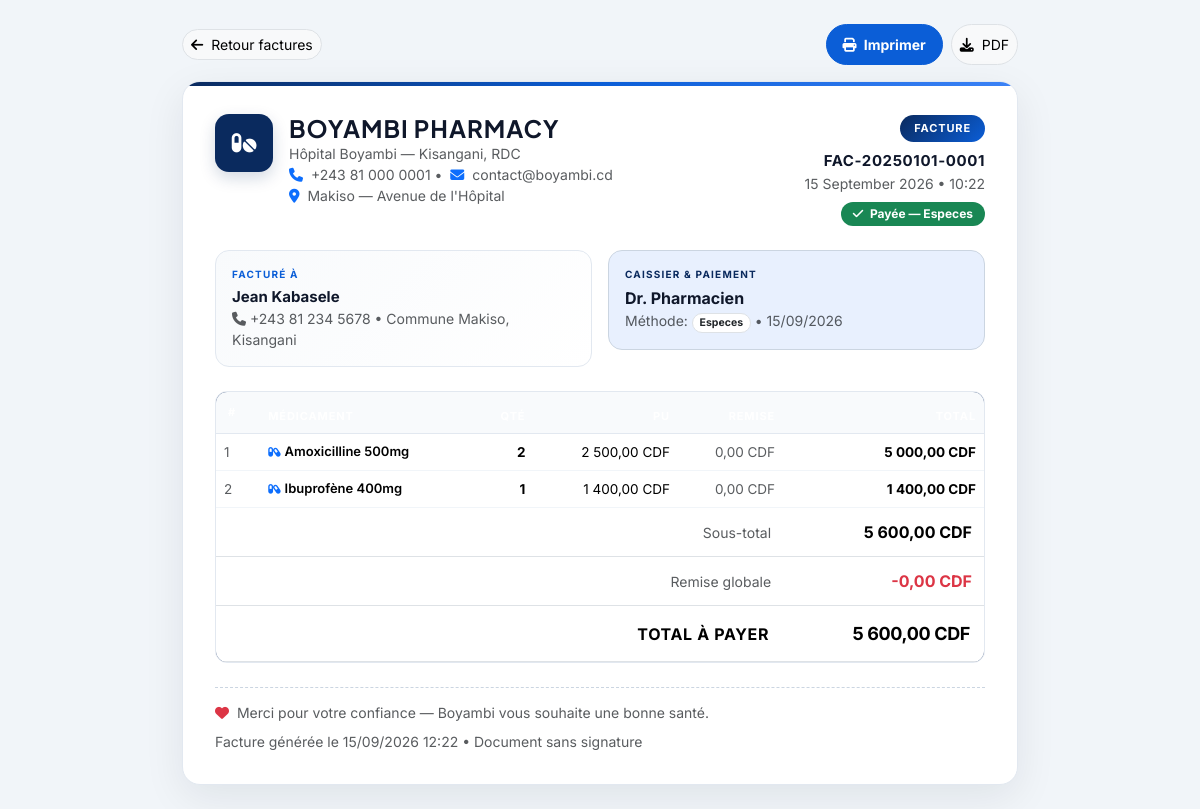
Page /invoice.php?num=FAC-20250101-0001 (signed in) on the committed database.
### tables this page shows
CREATE TABLE sales (
  id INT AUTO_INCREMENT PRIMARY KEY,
  invoice_number VARCHAR(30) NOT NULL UNIQUE,
  customer_id INT NULL,
  user_id INT NULL,
  subtotal DECIMAL(12,2) NOT NULL DEFAULT 0,
  discount DECIMAL(12,2) NOT NULL DEFAULT 0,
  total DECIMAL(12,2) NOT NULL DEFAULT 0,
  payment_method ENUM('especes','mobile_money','carte','credit') DEFAULT 'especes',
  status ENUM('completed','cancelled') DEFAULT 'completed',
  created_at TIMESTAMP DEFAULT CURRENT_TIMESTAMP,
  FOREIGN KEY (customer_id) REFERENCES customers(id) ON DELETE SET NULL,
  FOREIGN KEY (user_id) REFERENCES users(id) ON DELETE SET NULL,
  INDEX idx_sales_date (created_at)
);

CREATE TABLE customers (
  id INT AUTO_INCREMENT PRIMARY KEY,
  full_name VARCHAR(150) NOT NULL,
  gender ENUM('M','F','Autre') DEFAULT 'M',
  phone VARCHAR(30) NULL,
  address VARCHAR(255) NULL,
  created_at TIMESTAMP DEFAULT CURRENT_TIMESTAMP
);

CREATE TABLE users (
  id INT AUTO_INCREMENT PRIMARY KEY,
  name VARCHAR(120) NOT NULL,
  email VARCHAR(150) NOT NULL UNIQUE,
  password VARCHAR(255) NOT NULL,
  role ENUM('admin','pharmacien','caissier','gestionnaire_stock') NOT NULL DEFAULT 'pharmacien',
  avatar VARCHAR(255) NULL,
  is_active TINYINT(1) DEFAULT 1,
  created_at TIMESTAMP DEFAULT CURRENT_TIMESTAMP,
  updated_at TIMESTAMP DEFAULT CURRENT_TIMESTAMP ON UPDATE CURRENT_TIMESTAMP
);

CREATE TABLE sale_items (
  id INT AUTO_INCREMENT PRIMARY KEY,
  sale_id INT NOT NULL,
  medicine_id INT NOT NULL,
  quantity INT NOT NULL,
  unit_price DECIMAL(12,2) NOT NULL,
  discount DECIMAL(12,2) DEFAULT 0,
  subtotal DECIMAL(12,2) NOT NULL,
  FOREIGN KEY (sale_id) REFERENCES sales(id) ON DELETE CASCADE,
  FOREIGN KEY (medicine_id) REFERENCES medicines(id) ON DELETE RESTRICT
);

CREATE TABLE medicines (
  id INT AUTO_INCREMENT PRIMARY KEY,
  code VARCHAR(30) NOT NULL UNIQUE,
  name VARCHAR(150) NOT NULL,
  category_id INT NULL,
  description TEXT NULL,
  dosage VARCHAR(100) NULL,
  form VARCHAR(80) NULL,
  laboratory VARCHAR(120) NULL,
  purchase_price DECIMAL(12,2) NOT NULL DEFAULT 0,
  sale_price DECIMAL(12,2) NOT NULL DEFAULT 0,
  quantity INT NOT NULL DEFAULT 0,
  alert_threshold INT NOT NULL DEFAULT 10,
  manufacture_date DATE NULL,
  expiry_date DATE NULL,
  location VARCHAR(100) NULL,
  supplier_id INT NULL,
  status ENUM('available','low','out','expired','archived') DEFAULT 'available',
  created_at TIMESTAMP DEFAULT CURRENT_TIMESTAMP,
  updated_at TIMESTAMP DEFAULT CURRENT_TIMESTAMP ON UPDATE CURRENT_TIMESTAMP,
  FOREIGN KEY (category_id) REFERENCES categories(id) ON DELETE SET NULL,
  FOREIGN KEY (supplier_id) REFERENCES suppliers(id) ON DELETE SET NULL,
  INDEX idx_med_name (name),
  INDEX idx_med_code (code),
  INDEX idx_med_expiry (expiry_date),
  INDEX idx_med_qty (quantity)
);

### config/config.php (called while the page is built, shortened)
<?php
function e($str){ return htmlspecialchars($str ?? '', ENT_QUOTES, 'UTF-8'); }
function money($n){ return number_format((float)$n, 2, ',', ' ') . ' CDF'; }

### invoice.php (the view, shortened to what this page needs)
<?php
require_once __DIR__.'/config/database.php';
$num=$_GET['num'] ?? '';
$stmt=$pdo->prepare("SELECT s.*, c.full_name, c.phone, c.address, u.name as cashier FROM sales s LEFT JOIN customers c ON c.id=s.customer_id LEFT JOIN users u ON u.id=s.user_id WHERE s.invoice_number=?");
$stmt->execute([$num]); $sale=$stmt->fetch();
$items=$pdo->prepare("SELECT si.*, m.name FROM sale_items si LEFT JOIN medicines m ON m.id=si.medicine_id WHERE si.sale_id=?");
$items->execute([$sale['id']]); $lines=$items->fetchAll();
?>
<!doctype html>
<html lang="fr">
<head>
<link href="https://cdn.jsdelivr.net/npm/bootstrap@5.3.3/dist/css/bootstrap.min.css" rel="stylesheet">
<link href="https://cdnjs.cloudflare.com/ajax/libs/font-awesome/6.5.0/css/all.min.css" rel="stylesheet">
<link href="assets/css/style.css" rel="stylesheet">
</head>
<body style="background:#f1f5f9">
<div class="container py-4" style="max-width:860px">
  <div class="d-flex justify-content-between align-items-center mb-3 no-print">
    <a href="invoices.php" class="btn btn-light border btn-sm" style="border-radius:999px"><i class="fa-solid fa-arrow-left me-1"></i> Retour factures</a>
    <div class="d-flex gap-2">
      <button onclick="window.print()" class="btn btn-primary btn-sm fw-bold" style="border-radius:999px"><i class="fa-solid fa-print me-1"></i> Imprimer</button>
      <button onclick="window.print()" class="btn btn-light border btn-sm" style="border-radius:999px"><i class="fa-solid fa-download me-1"></i> PDF</button>
    </div>
  </div>
  <div class="invoice-paper">
    <div class="d-flex justify-content-between align-items-start mb-4 flex-wrap gap-3">
      <div class="d-flex gap-3">
        <div style="width:58px;height:58px; background:var(--blue-dark); color:#fff; border-radius:14px; display:grid; place-items:center; font-size:22px; box-shadow:0 6px 16px rgba(10,42,94,.18)"><i class="fa-solid fa-pills"></i></div>
        <div>
          <h4 class="fw-bold mb-0" style="letter-spacing:.04em; font-family:'Plus Jakarta Sans',sans-serif">BOYAMBI PHARMACY</h4>
          <div class="small text-muted">Hôpital Boyambi — Kisangani, RDC</div>
          <div class="small text-muted"><i class="fa-solid fa-phone me-1 text-primary"></i> +243 81 000 0001 • <i class="fa-solid fa-envelope ms-1 text-primary me-1"></i> contact@boyambi.cd</div>
          <div class="small text-muted"><i class="fa-solid fa-location-dot me-1 text-primary"></i> Makiso — Avenue de l'Hôpital</div>
        </div>
      </div>
      <div class="text-end">
        <div class="badge" style="background:linear-gradient(135deg,#0a2a5e 0%, #0b5ed7 100%); color:#fff; border-radius:999px; padding:8px 14px; font-size:11px; letter-spacing:.08em">FACTURE</div>
        <div class="fw-bold mt-2" style="font-size:15px; letter-spacing:.04em"><?= e($sale['invoice_number']) ?></div>
        <div class="small text-muted"><?= date('d F Y • H:i', strtotime($sale['created_at'])) ?></div>
        <span class="badge bg-success mt-2" style="border-radius:999px; padding:6px 12px"><i class="fa-solid fa-check me-1"></i> Payée — <span class="text-capitalize"><?= e($sale['payment_method']) ?></span></span>
      </div>
    </div>
    <div class="row g-3 mb-4">
      <div class="col-md-6">
        <div class="p-3" style="background:linear-gradient(135deg,#f8fafc 0%, #fff 100%); border:1px solid #e2e8f0; border-radius:14px">
          <div class="small fw-bold" style="font-size:10px; letter-spacing:.12em; color:var(--blue)">FACTURÉ À</div>
          <div class="fw-bold mt-1" style="font-size:15px"><?= e($sale['full_name'] ?? 'Client comptoir') ?></div>
          <div class="small text-muted"><i class="fa-solid fa-phone me-1"></i><?= e($sale['phone'] ?? '—') ?> • <?= e($sale['address'] ?? '—') ?></div>
        </div>
      </div>
      <div class="col-md-6">
        <div class="p-3" style="background:#e8f0fe; border:1px solid #cbd5e1; border-radius:14px">
          <div class="small fw-bold" style="font-size:10px; letter-spacing:.12em; color:var(--blue-dark)">CAISSIER & PAIEMENT</div>
          <div class="fw-bold mt-1"><?= e($sale['cashier'] ?? '—') ?></div>
          <div class="small text-muted">Méthode: <span class="badge bg-white border text-dark text-capitalize" style="border-radius:999px"><?= e($sale['payment_method']) ?></span> • <?= date('d/m/Y', strtotime($sale['created_at'])) ?></div>
        </div>
      </div>
    </div>
    <div class="table-responsive" style="border:1px solid var(--gray-200); border-radius:12px; overflow:hidden">
      <table class="table mb-0">
        <thead><tr style="background:#0a2a5e; color:#fff"><th style="color:#fff; font-size:11px; padding:12px">#</th><th style="color:#fff; font-size:11px">Médicament</th><th class="text-end" style="color:#fff; font-size:11px">Qté</th><th class="text-end" style="color:#fff; font-size:11px">PU</th><th class="text-end" style="color:#fff; font-size:11px">Remise</th><th class="text-end" style="color:#fff; font-size:11px">Total</th></tr></thead>
        <tbody>
          <?php $i=1; foreach($lines as $l): ?>
          <tr style="border-bottom:1px solid #f1f5f9"><td class="small text-muted"><?= $i++ ?></td><td class="fw-semibold" style="font-size:13px"><i class="fa-solid fa-capsules text-primary me-1" style="font-size:11px"></i><?= e($l['name'] ?? '—') ?></td><td class="text-end fw-bold"><?= $l['quantity'] ?></td><td class="text-end small"><?= money($l['unit_price']) ?></td><td class="text-end small text-muted"><?= money($l['discount']) ?></td><td class="text-end fw-bold"><?= money($l['subtotal']) ?></td></tr>
          <?php endforeach; ?>
        </tbody>
        <tfoot>
          <tr><td colspan="5" class="text-end small text-muted" style="padding:12px">Sous-total</td><td class="text-end fw-bold" style="padding:12px"><?= money($sale['subtotal']) ?></td></tr>
          <tr><td colspan="5" class="text-end small text-muted" style="padding:12px">Remise globale</td><td class="text-end fw-bold text-danger" style="padding:12px">-<?= money($sale['discount']) ?></td></tr>
          <tr style="background:#0a2a5e; color:#fff"><td colspan="5" class="text-end fw-bold" style="padding:14px; letter-spacing:.04em">TOTAL À PAYER</td><td class="text-end fw-bold" style="padding:14px; font-size:18px; letter-spacing:-.02em"><?= money($sale['total']) ?></td></tr>
        </tfoot>
      </table>
    </div>
    <div class="d-flex justify-content-between align-items-center mt-4 small text-muted flex-wrap gap-2" style="border-top:1px dashed #cbd5e1; padding-top:14px">
      <span><i class="fa-solid fa-heart text-danger me-1"></i> Merci pour votre confiance — Boyambi vous souhaite une bonne santé.</span>
      <span>Facture générée le <?= date('d/m/Y H:i') ?> • Document sans signature</span>
    </div>
  </div>
</div>
</body>
</html>

### assets/css/style.css (style rules this page uses)
:root { --blue:#0b5ed7; --blue-dark:#0a2a5e; --blue-light:#e8f0fe; --blue-mid:#3b82f6; --green:#10b981; --green-light:#e6f7ef; --orange:#f59e0b; --orange-light:#fff7e6; --red:#ef4444; --red-light:#fee2e2; --gray-50:#f8fafc; --gray-100:#f1f5f9; --gray-200:#e2e8f0; --gray-300:#cbd5e1; --gray-500:#64748b; --gray-700:#334155; --gray-900:#0f172a; --radius:14px; --radius-sm:10px; --shadow:0 4px 24px rgba(15,23,42,.06); --shadow-lg:0 10px 40px rgba(15,23,42,.10); }
* { font-family:'Inter',system-ui,-apple-system,Segoe UI,Roboto,Helvetica,Arial,sans-serif }
body { background:var(--gray-50); color:var(--gray-900); }
a { text-decoration:none }
.table thead th { font-size:11px; letter-spacing:.08em; text-transform:uppercase; color:var(--gray-500); font-weight:700; background:var(--gray-50); border-bottom:1px solid var(--gray-200); white-space:nowrap }
.table tbody td { vertical-align:middle; font-size:13.5px; border-bottom:1px solid #f1f5f9 }
.btn-primary { background:var(--blue); border-color:var(--blue); border-radius:10px; font-weight:600; padding:9px 16px }
.invoice-paper { background:#fff; border:1px solid var(--gray-200); border-radius:16px; padding:28px; box-shadow:var(--shadow) }

### invoice.php (style rules this page uses)
.invoice-paper { background:#fff; border:1px solid var(--gray-200); border-radius:18px; padding:32px; box-shadow:0 12px 40px rgba(15,23,42,.08); position:relative; overflow:hidden }
.invoice-paper::before { content:""; position:absolute; top:0; left:0; right:0; height:4px; background:linear-gradient(90deg,#0a2a5e 0%, #0b5ed7 50%, #3b82f6 100%) }

### rows in the picture
sales: invoice_number "FAC-20250101-0001", created_at "15 September 2026 • 10:22", payment_method "Especes", customer.full_name "Jean Kabasele", customer.phone "+243 81 234 5678", customer.address "Commune Makiso, Kisangani", user.name "Dr. Pharmacien", created_at "15/09/2026", subtotal "5 600,00 CDF", discount "0,00 CDF", total "5 600,00 CDF"
sale_items: medicine.name "Amoxicilline 500mg", quantity "2", unit_price "2 500,00 CDF", discount "0,00 CDF", subtotal "5 000,00 CDF"
sale_items: medicine.name "Ibuprofène 400mg", quantity "1", unit_price "1 400,00 CDF", discount "0,00 CDF", subtotal "1 400,00 CDF"
